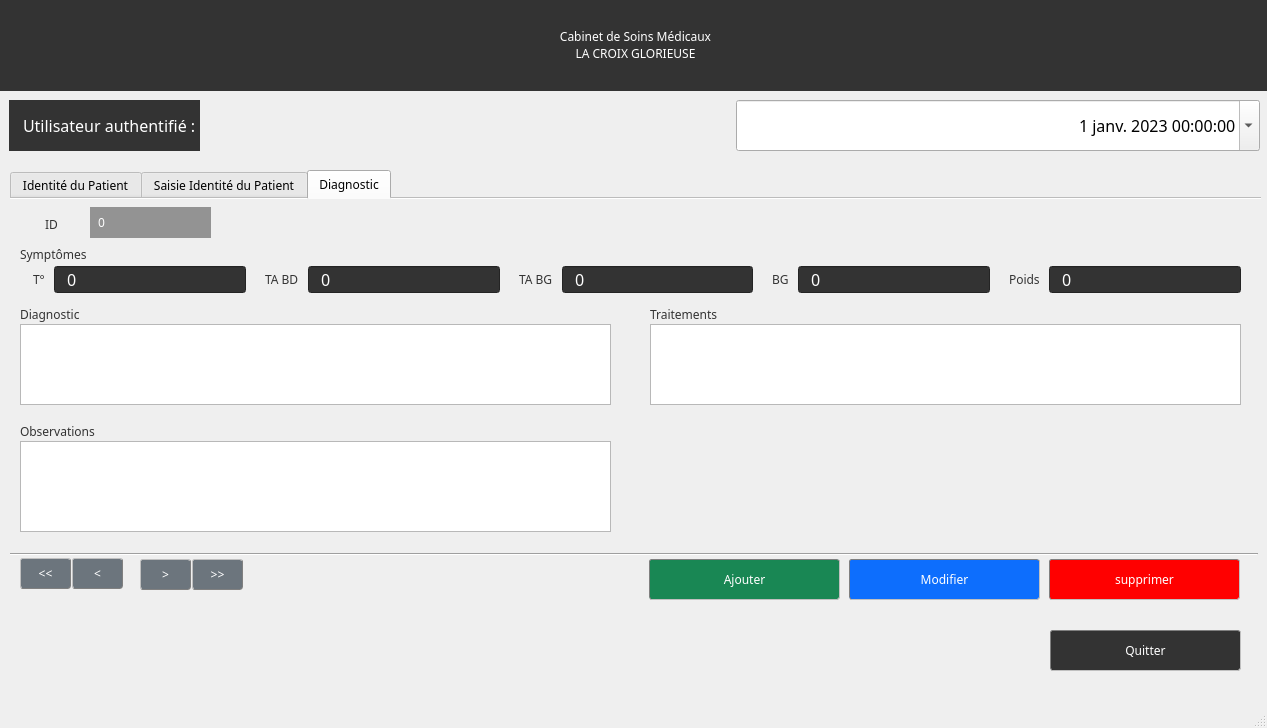
<?xml version="1.0" encoding="UTF-8"?>
<ui version="4.0">
 <class>dashboard_window</class>
 <widget class="QMainWindow" name="dashboard_window">
  <property name="geometry">
   <rect>
    <x>0</x>
    <y>0</y>
    <width>1267</width>
    <height>728</height>
   </rect>
  </property>
  <property name="windowTitle">
   <string>Cabinet de Soins Médicaux la Croix Glorieuse</string>
  </property>
  <property name="styleSheet">
   <string notr="true">*{
	font-family: Century Gothic;
}

QGroupBox{
	background-color:#333;
	color: #fff;
	border-radius: 5px;
	border: 1px solid gray;
	font: 14pt &quot;Montserrat&quot;;
}

QLabel{
	color: white;
}

QToolButton{
	border-radius: 40px;
	background-color:orange;
	border: 5px solid #333;
}
QComboBox{
	background-color: rgb(51, 51, 51);
	font-size: 16px;
	color: white
}

QLineEdit{
	background-color: rgb(51, 51, 51);
	padding-left: 10px;
	font-size: 16px;
	color: white;
}

QSpinBox{
	background-color: rgb(51, 51, 51);
	font-size: 16px;
	color: white;
}

QRadioButton{
	color: rgb(51, 51, 51);
	font-size: 14px;
}</string>
  </property>
  <widget class="QWidget" name="centralwidget">
   <widget class="QLabel" name="header_lbl_2">
    <property name="geometry">
     <rect>
      <x>0</x>
      <y>0</y>
      <width>1271</width>
      <height>91</height>
     </rect>
    </property>
    <property name="styleSheet">
     <string notr="true">background-color: rgb(51, 51, 51);
font: 81 22pt &quot;Montserrat ExtraBold&quot;;</string>
    </property>
    <property name="text">
     <string>&lt;html&gt;&lt;head/&gt;&lt;body&gt;&lt;div align=&quot;center&quot;&gt;Cabinet de Soins Médicaux&lt;/div&gt;&lt;div align=&quot;center&quot;&gt;LA CROIX GLORIEUSE&lt;/div&gt;&lt;/body&gt;&lt;/html&gt;</string>
    </property>
    <property name="alignment">
     <set>Qt::AlignCenter</set>
    </property>
   </widget>
   <widget class="QWidget" name="gridLayoutWidget">
    <property name="geometry">
     <rect>
      <x>10</x>
      <y>170</y>
      <width>1251</width>
      <height>441</height>
     </rect>
    </property>
    <layout class="QGridLayout" name="gridLayout">
     <item row="0" column="0">
      <widget class="QTabWidget" name="tabWidget">
       <property name="sizePolicy">
        <sizepolicy hsizetype="Expanding" vsizetype="Expanding">
         <horstretch>0</horstretch>
         <verstretch>0</verstretch>
        </sizepolicy>
       </property>
       <property name="currentIndex">
        <number>2</number>
       </property>
       <property name="usesScrollButtons">
        <bool>true</bool>
       </property>
       <property name="documentMode">
        <bool>true</bool>
       </property>
       <widget class="QWidget" name="patient_tab">
        <attribute name="title">
         <string>Identité du Patient</string>
        </attribute>
        <widget class="QTableWidget" name="restitute_tbl">
         <property name="geometry">
          <rect>
           <x>10</x>
           <y>60</y>
           <width>1221</width>
           <height>281</height>
          </rect>
         </property>
         <property name="sizePolicy">
          <sizepolicy hsizetype="Expanding" vsizetype="Expanding">
           <horstretch>0</horstretch>
           <verstretch>0</verstretch>
          </sizepolicy>
         </property>
         <property name="autoScrollMargin">
          <number>12</number>
         </property>
         <property name="columnCount">
          <number>16</number>
         </property>
         <attribute name="horizontalHeaderCascadingSectionResizes">
          <bool>true</bool>
         </attribute>
         <attribute name="verticalHeaderCascadingSectionResizes">
          <bool>true</bool>
         </attribute>
         <attribute name="verticalHeaderDefaultSectionSize">
          <number>30</number>
         </attribute>
         <column>
          <property name="text">
           <string>N°</string>
          </property>
         </column>
         <column>
          <property name="text">
           <string>Nom &amp; Prénoms</string>
          </property>
         </column>
         <column>
          <property name="text">
           <string>Profession</string>
          </property>
         </column>
         <column>
          <property name="text">
           <string>Sexe</string>
          </property>
         </column>
         <column>
          <property name="text">
           <string>Age</string>
          </property>
         </column>
         <column>
          <property name="text">
           <string>Commune</string>
          </property>
         </column>
         <column>
          <property name="text">
           <string>Secteur</string>
          </property>
         </column>
         <column>
          <property name="text">
           <string>Téléphone</string>
          </property>
         </column>
         <column>
          <property name="text">
           <string>Zone de résidence (en Km)</string>
          </property>
         </column>
         <column>
          <property name="text">
           <string>T°</string>
          </property>
         </column>
         <column>
          <property name="text">
           <string>TA BD</string>
          </property>
         </column>
         <column>
          <property name="text">
           <string>TA BG</string>
          </property>
         </column>
         <column>
          <property name="text">
           <string>Poids</string>
          </property>
         </column>
         <column>
          <property name="text">
           <string>Diagnostic</string>
          </property>
         </column>
         <column>
          <property name="text">
           <string>Traitements</string>
          </property>
         </column>
         <column>
          <property name="text">
           <string>Observations</string>
          </property>
         </column>
        </widget>
        <widget class="QPushButton" name="refresh_btn">
         <property name="geometry">
          <rect>
           <x>1039</x>
           <y>360</y>
           <width>191</width>
           <height>41</height>
          </rect>
         </property>
         <property name="styleSheet">
          <string notr="true">QPushButton{
	background-color:  rgb(51, 51, 51);
	border-radius: 3px;
	color: white;
	border: 1px inset gray;
	font: 16pt &quot;Century Gothic&quot;;
}

QPushButton:hover{
	background-color: orange;
border-radius: 3px;
	border: 1px inset gray;
	color: black;
	font: 16pt &quot;Century Gothic&quot;;
}</string>
         </property>
         <property name="text">
          <string>Rafraichir</string>
         </property>
        </widget>
        <widget class="QWidget" name="horizontalLayoutWidget_3">
         <property name="geometry">
          <rect>
           <x>11</x>
           <y>10</y>
           <width>1221</width>
           <height>36</height>
          </rect>
         </property>
         <layout class="QHBoxLayout" name="horizontalLayout_3">
          <item>
           <widget class="QLabel" name="search_lbl">
            <property name="styleSheet">
             <string notr="true">font: 14pt &quot;Century Gothic&quot;;
color: rgba(51, 51, 51);</string>
            </property>
            <property name="text">
             <string>Recherche de Noms dans la base de données</string>
            </property>
           </widget>
          </item>
          <item>
           <widget class="QLineEdit" name="search_lineEdit"/>
          </item>
          <item>
           <widget class="QPushButton" name="search_btn">
            <property name="text">
             <string>Search</string>
            </property>
           </widget>
          </item>
         </layout>
        </widget>
       </widget>
       <widget class="QWidget" name="tasaisie_identite_tab">
        <attribute name="title">
         <string>Saisie Identité du Patient</string>
        </attribute>
        <widget class="QLabel" name="id_lbl">
         <property name="geometry">
          <rect>
           <x>22</x>
           <y>10</y>
           <width>51</width>
           <height>31</height>
          </rect>
         </property>
         <property name="styleSheet">
          <string notr="true">font: 12pt &quot;Century Gothic&quot;;
color: rgb(51, 51, 51);
padding-left: 10px;</string>
         </property>
         <property name="text">
          <string>ID</string>
         </property>
        </widget>
        <widget class="QLabel" name="id">
         <property name="geometry">
          <rect>
           <x>80</x>
           <y>8</y>
           <width>121</width>
           <height>31</height>
          </rect>
         </property>
         <property name="styleSheet">
          <string notr="true">background-color: rgb(147, 147, 147);
font: 75 16pt &quot;Century Gothic&quot;;
padding-left:5px;</string>
         </property>
         <property name="text">
          <string>0</string>
         </property>
        </widget>
        <widget class="QWidget" name="gridLayoutWidget_2">
         <property name="geometry">
          <rect>
           <x>10</x>
           <y>50</y>
           <width>1221</width>
           <height>271</height>
          </rect>
         </property>
         <layout class="QGridLayout" name="gridLayout_2">
          <property name="rightMargin">
           <number>15</number>
          </property>
          <item row="1" column="5">
           <widget class="QLabel" name="sector_lbl">
            <property name="styleSheet">
             <string notr="true">font: 12pt &quot;Century Gothic&quot;;
color: rgb(51, 51, 51);
padding-left: 10px;
margin-left: 20px;</string>
            </property>
            <property name="text">
             <string>Secteur</string>
            </property>
           </widget>
          </item>
          <item row="2" column="5">
           <widget class="QLabel" name="phone_lbl">
            <property name="styleSheet">
             <string notr="true">font: 12pt &quot;Century Gothic&quot;;
color: rgb(51, 51, 51);
padding-left: 10px;
margin-left: 20px;</string>
            </property>
            <property name="text">
             <string>Téléphone</string>
            </property>
           </widget>
          </item>
          <item row="0" column="5">
           <widget class="QLabel" name="commune_lbl">
            <property name="styleSheet">
             <string notr="true">font: 12pt &quot;Century Gothic&quot;;
color: rgb(51, 51, 51);
padding-left: 10px;
margin-left: 20px;</string>
            </property>
            <property name="text">
             <string>Commune</string>
            </property>
           </widget>
          </item>
          <item row="1" column="0">
           <widget class="QLabel" name="profession_lbl">
            <property name="styleSheet">
             <string notr="true">font: 12pt &quot;Century Gothic&quot;;
color: rgb(51, 51, 51);
padding-left: 10px;</string>
            </property>
            <property name="text">
             <string>Profession</string>
            </property>
           </widget>
          </item>
          <item row="0" column="1">
           <widget class="QLineEdit" name="name_ledit"/>
          </item>
          <item row="1" column="6">
           <widget class="QSpinBox" name="sector_spinBox"/>
          </item>
          <item row="0" column="6">
           <widget class="QLineEdit" name="commune_ledit"/>
          </item>
          <item row="1" column="1">
           <widget class="QLineEdit" name="profession_ledit"/>
          </item>
          <item row="2" column="0">
           <widget class="QLabel" name="age_lbl">
            <property name="styleSheet">
             <string notr="true">font: 12pt &quot;Century Gothic&quot;;
color: rgb(51, 51, 51);
padding-left: 10px;</string>
            </property>
            <property name="text">
             <string>Age</string>
            </property>
           </widget>
          </item>
          <item row="2" column="1">
           <widget class="QLineEdit" name="age_ledit"/>
          </item>
          <item row="4" column="1">
           <widget class="QRadioButton" name="women_rbtn">
            <property name="text">
             <string>Féminin</string>
            </property>
           </widget>
          </item>
          <item row="4" column="6">
           <widget class="QComboBox" name="zone_comboBox">
            <property name="modelColumn">
             <number>0</number>
            </property>
            <item>
             <property name="text">
              <string>0-4</string>
             </property>
            </item>
            <item>
             <property name="text">
              <string>5-9</string>
             </property>
            </item>
            <item>
             <property name="text">
              <string>10 et plus</string>
             </property>
            </item>
           </widget>
          </item>
          <item row="4" column="0">
           <widget class="QLabel" name="gender_lbl">
            <property name="styleSheet">
             <string notr="true">font: 12pt &quot;Century Gothic&quot;;
color: rgb(51, 51, 51);
padding-left: 10px;</string>
            </property>
            <property name="text">
             <string>Sexe</string>
            </property>
           </widget>
          </item>
          <item row="6" column="1">
           <widget class="QRadioButton" name="man_rbtn">
            <property name="text">
             <string>Masculin</string>
            </property>
           </widget>
          </item>
          <item row="2" column="6">
           <widget class="QLineEdit" name="phone_ledit"/>
          </item>
          <item row="4" column="5">
           <widget class="QLabel" name="zone_lbl">
            <property name="styleSheet">
             <string notr="true">font: 12pt &quot;Century Gothic&quot;;
color: rgb(51, 51, 51);
padding-left: 10px;
margin-left: 20px;</string>
            </property>
            <property name="text">
             <string>&lt;div&gt;Zone de résidence&lt;/div&gt;&lt;div&gt; (en Km)&lt;/div&gt;</string>
            </property>
           </widget>
          </item>
          <item row="0" column="0">
           <widget class="QLabel" name="name_lbl">
            <property name="styleSheet">
             <string notr="true">font: 12pt &quot;Century Gothic&quot;;
color: rgb(51, 51, 51);
padding-left: 10px;</string>
            </property>
            <property name="text">
             <string>Nom &amp; Prénoms</string>
            </property>
           </widget>
          </item>
         </layout>
        </widget>
        <widget class="QPushButton" name="first_btn">
         <property name="geometry">
          <rect>
           <x>10</x>
           <y>359</y>
           <width>51</width>
           <height>31</height>
          </rect>
         </property>
         <property name="styleSheet">
          <string notr="true">QPushButton{
	background-color: rgb(108,117,125);
	border-radius: 3px;
	color: white;
	border: 1px outset gray;
	font: 12pt &quot;Century Gothic&quot;;
}

QPushButton:hover{
	color: orange;
	border-radius: 3px;
	border: 1px outset gray;
	font: 12pt &quot;Century Gothic&quot;;
}</string>
         </property>
         <property name="text">
          <string>&lt;&lt;</string>
         </property>
        </widget>
        <widget class="QPushButton" name="previous_btn">
         <property name="geometry">
          <rect>
           <x>62</x>
           <y>359</y>
           <width>51</width>
           <height>31</height>
          </rect>
         </property>
         <property name="styleSheet">
          <string notr="true">QPushButton{
	background-color: rgb(108,117,125);
	border-radius: 3px;
	color: white;
	border: 1px outset gray;
	font: 12pt &quot;Century Gothic&quot;;
}

QPushButton:hover{
	color: orange;
	border-radius: 3px;
	border: 1px outset gray;
	font: 12pt &quot;Century Gothic&quot;;
}</string>
         </property>
         <property name="text">
          <string>&lt;</string>
         </property>
        </widget>
        <widget class="QPushButton" name="last_btn">
         <property name="geometry">
          <rect>
           <x>182</x>
           <y>360</y>
           <width>51</width>
           <height>31</height>
          </rect>
         </property>
         <property name="styleSheet">
          <string notr="true">QPushButton{
	background-color: rgb(108,117,125);
	border-radius: 3px;
	color: white;
	border: 1px outset gray;
	font: 12pt &quot;Century Gothic&quot;;
}

QPushButton:hover{
	color: orange;
	border-radius: 3px;
	border: 1px outset gray;
	font: 12pt &quot;Century Gothic&quot;;
}</string>
         </property>
         <property name="text">
          <string>&gt;&gt;</string>
         </property>
        </widget>
        <widget class="QPushButton" name="next_btn">
         <property name="geometry">
          <rect>
           <x>130</x>
           <y>360</y>
           <width>51</width>
           <height>31</height>
          </rect>
         </property>
         <property name="styleSheet">
          <string notr="true">QPushButton{
	background-color: rgb(108,117,125);
	border-radius: 3px;
	color: white;
	border: 1px outset gray;
	font: 12pt &quot;Century Gothic&quot;;
}

QPushButton:hover{
	color: orange;
	border-radius: 3px;
	border: 1px outset gray;
	font: 12pt &quot;Century Gothic&quot;;
}</string>
         </property>
         <property name="text">
          <string>&gt;</string>
         </property>
        </widget>
        <widget class="QPushButton" name="add_btn">
         <property name="geometry">
          <rect>
           <x>639</x>
           <y>360</y>
           <width>191</width>
           <height>41</height>
          </rect>
         </property>
         <property name="styleSheet">
          <string notr="true">QPushButton{
	background-color:  rgb(25,135,84);
	border-radius: 3px;
	color: white;
	border: 1px inset gray;
	font: 16pt &quot;Century Gothic&quot;;
}

QPushButton:hover{
	background-color: rgb(13,202,240);
	border-radius: 3px;
	border: 1px inset gray;
	color: black;
	font: 16pt &quot;Century Gothic&quot;;
}</string>
         </property>
         <property name="text">
          <string>Ajouter</string>
         </property>
        </widget>
        <widget class="QPushButton" name="edit_btn">
         <property name="geometry">
          <rect>
           <x>839</x>
           <y>360</y>
           <width>191</width>
           <height>41</height>
          </rect>
         </property>
         <property name="styleSheet">
          <string notr="true">QPushButton{
	background-color: rgb(13,110,253);
	border-radius: 3px;
	color: white;
	border: 1px inset gray;
	font: 16pt &quot;Century Gothic&quot;;
}

QPushButton:hover{
	background-color: rgb(13,202,240);
	border-radius: 3px;
	border: 1px inset gray;
	color: black;
	font: 16pt &quot;Century Gothic&quot;;
}</string>
         </property>
         <property name="text">
          <string>Modifier</string>
         </property>
        </widget>
        <widget class="QPushButton" name="del_btn">
         <property name="geometry">
          <rect>
           <x>1039</x>
           <y>360</y>
           <width>191</width>
           <height>41</height>
          </rect>
         </property>
         <property name="styleSheet">
          <string notr="true">QPushButton{
	background-color:  red;
	border-radius: 3px;
	color: white;
	border: 1px inset gray;
	font: 16pt &quot;Century Gothic&quot;;
}

QPushButton:hover{
	background-color: orange;
	border-radius: 3px;
	border: 1px inset gray;
	color: black;
	font: 16pt &quot;Century Gothic&quot;;
}</string>
         </property>
         <property name="text">
          <string>supprimer</string>
         </property>
        </widget>
        <widget class="Line" name="line">
         <property name="geometry">
          <rect>
           <x>-3</x>
           <y>345</y>
           <width>1251</width>
           <height>20</height>
          </rect>
         </property>
         <property name="orientation">
          <enum>Qt::Horizontal</enum>
         </property>
        </widget>
       </widget>
       <widget class="QWidget" name="saisie_diagnostic_tab">
        <attribute name="title">
         <string>Diagnostic</string>
        </attribute>
        <widget class="QLabel" name="symptom_lbl">
         <property name="geometry">
          <rect>
           <x>10</x>
           <y>45</y>
           <width>161</width>
           <height>21</height>
          </rect>
         </property>
         <property name="styleSheet">
          <string notr="true">font: 12pt &quot;Century Gothic&quot;;
color: rgb(51, 51, 51);</string>
         </property>
         <property name="text">
          <string>Symptômes</string>
         </property>
        </widget>
        <widget class="QWidget" name="horizontalLayoutWidget_2">
         <property name="geometry">
          <rect>
           <x>10</x>
           <y>65</y>
           <width>1221</width>
           <height>31</height>
          </rect>
         </property>
         <layout class="QHBoxLayout" name="horizontalLayout_2">
          <item>
           <widget class="QLabel" name="temp_lbl">
            <property name="styleSheet">
             <string notr="true">font: 12pt &quot;Century Gothic&quot;;
color: rgb(51, 51, 51);
padding-left: 10px;</string>
            </property>
            <property name="text">
             <string>T°</string>
            </property>
           </widget>
          </item>
          <item>
           <widget class="QLineEdit" name="temp_ledit">
            <property name="styleSheet">
             <string notr="true"/>
            </property>
            <property name="inputMask">
             <string/>
            </property>
            <property name="text">
             <string>0</string>
            </property>
           </widget>
          </item>
          <item>
           <widget class="QLabel" name="tabd_lbl">
            <property name="styleSheet">
             <string notr="true">font: 12pt &quot;Century Gothic&quot;;
color: rgb(51, 51, 51);
padding-left: 10px;</string>
            </property>
            <property name="text">
             <string>TA BD</string>
            </property>
           </widget>
          </item>
          <item>
           <widget class="QLineEdit" name="tabd_ledit">
            <property name="styleSheet">
             <string notr="true"/>
            </property>
            <property name="inputMask">
             <string/>
            </property>
            <property name="text">
             <string>0</string>
            </property>
           </widget>
          </item>
          <item>
           <widget class="QLabel" name="tabg_lbl">
            <property name="styleSheet">
             <string notr="true">font: 12pt &quot;Century Gothic&quot;;
color: rgb(51, 51, 51);
padding-left: 10px;</string>
            </property>
            <property name="text">
             <string>TA BG</string>
            </property>
           </widget>
          </item>
          <item>
           <widget class="QLineEdit" name="tabg_ledit">
            <property name="styleSheet">
             <string notr="true"/>
            </property>
            <property name="inputMask">
             <string/>
            </property>
            <property name="text">
             <string>0</string>
            </property>
           </widget>
          </item>
          <item>
           <widget class="QLabel" name="bg_lbl">
            <property name="styleSheet">
             <string notr="true">font: 12pt &quot;Century Gothic&quot;;
color: rgb(51, 51, 51);
padding-left: 10px;</string>
            </property>
            <property name="text">
             <string>BG</string>
            </property>
           </widget>
          </item>
          <item>
           <widget class="QLineEdit" name="bg_ledit">
            <property name="styleSheet">
             <string notr="true"/>
            </property>
            <property name="inputMask">
             <string/>
            </property>
            <property name="text">
             <string>0</string>
            </property>
           </widget>
          </item>
          <item>
           <widget class="QLabel" name="weight_lbl">
            <property name="styleSheet">
             <string notr="true">font: 12pt &quot;Century Gothic&quot;;
color: rgb(51, 51, 51);
padding-left: 10px;</string>
            </property>
            <property name="text">
             <string>Poids</string>
            </property>
           </widget>
          </item>
          <item>
           <widget class="QLineEdit" name="weight_ledit">
            <property name="styleSheet">
             <string notr="true"/>
            </property>
            <property name="inputMask">
             <string/>
            </property>
            <property name="text">
             <string>0</string>
            </property>
           </widget>
          </item>
         </layout>
        </widget>
        <widget class="QLabel" name="diagnostic_lbl">
         <property name="geometry">
          <rect>
           <x>10</x>
           <y>105</y>
           <width>161</width>
           <height>21</height>
          </rect>
         </property>
         <property name="styleSheet">
          <string notr="true">font: 12pt &quot;Century Gothic&quot;;
color: rgb(51, 51, 51);</string>
         </property>
         <property name="text">
          <string>Diagnostic</string>
         </property>
        </widget>
        <widget class="QTextEdit" name="diagnostic_textEdit">
         <property name="geometry">
          <rect>
           <x>10</x>
           <y>125</y>
           <width>591</width>
           <height>81</height>
          </rect>
         </property>
        </widget>
        <widget class="QLabel" name="treatments_lbl">
         <property name="geometry">
          <rect>
           <x>640</x>
           <y>105</y>
           <width>161</width>
           <height>21</height>
          </rect>
         </property>
         <property name="styleSheet">
          <string notr="true">font: 12pt &quot;Century Gothic&quot;;
color: rgb(51, 51, 51);</string>
         </property>
         <property name="text">
          <string>Traitements</string>
         </property>
        </widget>
        <widget class="QTextEdit" name="observations_textEdit">
         <property name="geometry">
          <rect>
           <x>10</x>
           <y>242</y>
           <width>591</width>
           <height>91</height>
          </rect>
         </property>
        </widget>
        <widget class="QLabel" name="observeations_lbl">
         <property name="geometry">
          <rect>
           <x>10</x>
           <y>222</y>
           <width>161</width>
           <height>21</height>
          </rect>
         </property>
         <property name="styleSheet">
          <string notr="true">font: 12pt &quot;Century Gothic&quot;;
color: rgb(51, 51, 51);</string>
         </property>
         <property name="text">
          <string>Observations</string>
         </property>
        </widget>
        <widget class="QLabel" name="id_2">
         <property name="geometry">
          <rect>
           <x>80</x>
           <y>8</y>
           <width>121</width>
           <height>31</height>
          </rect>
         </property>
         <property name="styleSheet">
          <string notr="true">background-color: rgb(147, 147, 147);
font: 75 16pt &quot;Century Gothic&quot;;
padding-left:5px;</string>
         </property>
         <property name="text">
          <string>0</string>
         </property>
        </widget>
        <widget class="QLabel" name="id_lbl_2">
         <property name="geometry">
          <rect>
           <x>22</x>
           <y>10</y>
           <width>51</width>
           <height>31</height>
          </rect>
         </property>
         <property name="styleSheet">
          <string notr="true">font: 12pt &quot;Century Gothic&quot;;
color: rgb(51, 51, 51);
padding-left: 10px;</string>
         </property>
         <property name="text">
          <string>ID</string>
         </property>
        </widget>
        <widget class="QPushButton" name="previous_bt_2">
         <property name="geometry">
          <rect>
           <x>62</x>
           <y>359</y>
           <width>51</width>
           <height>31</height>
          </rect>
         </property>
         <property name="styleSheet">
          <string notr="true">QPushButton{
	background-color: rgb(108,117,125);
	border-radius: 3px;
	color: white;
	border: 1px outset gray;
	font: 12pt &quot;Century Gothic&quot;;
}

QPushButton:hover{
	color: orange;
	border-radius: 3px;
	border: 1px outset gray;
	font: 12pt &quot;Century Gothic&quot;;
}</string>
         </property>
         <property name="text">
          <string>&lt;</string>
         </property>
        </widget>
        <widget class="QPushButton" name="first_btn_2">
         <property name="geometry">
          <rect>
           <x>10</x>
           <y>359</y>
           <width>51</width>
           <height>31</height>
          </rect>
         </property>
         <property name="styleSheet">
          <string notr="true">QPushButton{
	background-color: rgb(108,117,125);
	border-radius: 3px;
	color: white;
	border: 1px outset gray;
	font: 12pt &quot;Century Gothic&quot;;
}

QPushButton:hover{
	color: orange;
	border-radius: 3px;
	border: 1px outset gray;
	font: 12pt &quot;Century Gothic&quot;;
}</string>
         </property>
         <property name="text">
          <string>&lt;&lt;</string>
         </property>
        </widget>
        <widget class="QPushButton" name="last_btn_2">
         <property name="geometry">
          <rect>
           <x>182</x>
           <y>360</y>
           <width>51</width>
           <height>31</height>
          </rect>
         </property>
         <property name="styleSheet">
          <string notr="true">QPushButton{
	background-color: rgb(108,117,125);
	border-radius: 3px;
	color: white;
	border: 1px outset gray;
	font: 12pt &quot;Century Gothic&quot;;
}

QPushButton:hover{
	color: orange;
	border-radius: 3px;
	border: 1px outset gray;
	font: 12pt &quot;Century Gothic&quot;;
}</string>
         </property>
         <property name="text">
          <string>&gt;&gt;</string>
         </property>
        </widget>
        <widget class="QPushButton" name="next_btn_2">
         <property name="geometry">
          <rect>
           <x>130</x>
           <y>360</y>
           <width>51</width>
           <height>31</height>
          </rect>
         </property>
         <property name="styleSheet">
          <string notr="true">QPushButton{
	background-color: rgb(108,117,125);
	border-radius: 3px;
	color: white;
	border: 1px outset gray;
	font: 12pt &quot;Century Gothic&quot;;
}

QPushButton:hover{
	color: orange;
	border-radius: 3px;
	border: 1px outset gray;
	font: 12pt &quot;Century Gothic&quot;;
}</string>
         </property>
         <property name="text">
          <string>&gt;</string>
         </property>
        </widget>
        <widget class="Line" name="line_2">
         <property name="geometry">
          <rect>
           <x>-3</x>
           <y>345</y>
           <width>1251</width>
           <height>20</height>
          </rect>
         </property>
         <property name="orientation">
          <enum>Qt::Horizontal</enum>
         </property>
        </widget>
        <widget class="QPushButton" name="add_btn_2">
         <property name="geometry">
          <rect>
           <x>639</x>
           <y>360</y>
           <width>191</width>
           <height>41</height>
          </rect>
         </property>
         <property name="styleSheet">
          <string notr="true">QPushButton{
	background-color:  rgb(25,135,84);
	border-radius: 3px;
	color: white;
	border: 1px inset gray;
	font: 16pt &quot;Century Gothic&quot;;
}

QPushButton:hover{
	background-color: rgb(13,202,240);
	border-radius: 3px;
	border: 1px inset gray;
	color: black;
	font: 16pt &quot;Century Gothic&quot;;
}</string>
         </property>
         <property name="text">
          <string>Ajouter</string>
         </property>
        </widget>
        <widget class="QPushButton" name="edit_btn_2">
         <property name="geometry">
          <rect>
           <x>839</x>
           <y>360</y>
           <width>191</width>
           <height>41</height>
          </rect>
         </property>
         <property name="styleSheet">
          <string notr="true">QPushButton{
	background-color: rgb(13,110,253);
	border-radius: 3px;
	color: white;
	border: 1px inset gray;
	font: 16pt &quot;Century Gothic&quot;;
}

QPushButton:hover{
	background-color: rgb(13,202,240);
	border-radius: 3px;
	border: 1px inset gray;
	color: black;
	font: 16pt &quot;Century Gothic&quot;;
}</string>
         </property>
         <property name="text">
          <string>Modifier</string>
         </property>
        </widget>
        <widget class="QPushButton" name="del_btn_2">
         <property name="geometry">
          <rect>
           <x>1039</x>
           <y>360</y>
           <width>191</width>
           <height>41</height>
          </rect>
         </property>
         <property name="styleSheet">
          <string notr="true">QPushButton{
	background-color:  red;
	border-radius: 3px;
	color: white;
	border: 1px inset gray;
	font: 16pt &quot;Century Gothic&quot;;
}

QPushButton:hover{
	background-color: orange;
	border-radius: 3px;
	border: 1px inset gray;
	color: black;
	font: 16pt &quot;Century Gothic&quot;;
}</string>
         </property>
         <property name="text">
          <string>supprimer</string>
         </property>
        </widget>
        <widget class="QTextEdit" name="treatments_textEdit">
         <property name="geometry">
          <rect>
           <x>640</x>
           <y>125</y>
           <width>591</width>
           <height>81</height>
          </rect>
         </property>
        </widget>
       </widget>
      </widget>
     </item>
    </layout>
   </widget>
   <widget class="QWidget" name="horizontalLayoutWidget">
    <property name="geometry">
     <rect>
      <x>9</x>
      <y>100</y>
      <width>1251</width>
      <height>51</height>
     </rect>
    </property>
    <layout class="QHBoxLayout" name="horizontalLayout">
     <item>
      <widget class="QLabel" name="user_auth_lbl">
       <property name="sizePolicy">
        <sizepolicy hsizetype="Fixed" vsizetype="Preferred">
         <horstretch>0</horstretch>
         <verstretch>0</verstretch>
        </sizepolicy>
       </property>
       <property name="styleSheet">
        <string notr="true">background-color: rgb(51, 51, 51);
padding-left: 10px;
font-size: 16px;</string>
       </property>
       <property name="text">
        <string>Utilisateur authentifié :</string>
       </property>
      </widget>
     </item>
     <item>
      <widget class="QLabel" name="name_user_auth_lbl">
       <property name="sizePolicy">
        <sizepolicy hsizetype="Preferred" vsizetype="Preferred">
         <horstretch>0</horstretch>
         <verstretch>0</verstretch>
        </sizepolicy>
       </property>
       <property name="styleSheet">
        <string notr="true">font-size: 16px;
color: rgb(51, 51, 51);
</string>
       </property>
       <property name="text">
        <string/>
       </property>
      </widget>
     </item>
     <item>
      <widget class="QDateTimeEdit" name="dateTimeEdit">
       <property name="sizePolicy">
        <sizepolicy hsizetype="Minimum" vsizetype="Minimum">
         <horstretch>0</horstretch>
         <verstretch>0</verstretch>
        </sizepolicy>
       </property>
       <property name="minimumSize">
        <size>
         <width>0</width>
         <height>0</height>
        </size>
       </property>
       <property name="maximumSize">
        <size>
         <width>16777215</width>
         <height>16777215</height>
        </size>
       </property>
       <property name="baseSize">
        <size>
         <width>0</width>
         <height>0</height>
        </size>
       </property>
       <property name="font">
        <font>
         <family>Century Gothic</family>
         <pointsize>12</pointsize>
         <weight>50</weight>
         <bold>false</bold>
        </font>
       </property>
       <property name="autoFillBackground">
        <bool>false</bool>
       </property>
       <property name="locale">
        <locale language="French" country="BurkinaFaso"/>
       </property>
       <property name="inputMethodHints">
        <set>Qt::ImhPreferNumbers</set>
       </property>
       <property name="alignment">
        <set>Qt::AlignRight|Qt::AlignTrailing|Qt::AlignVCenter</set>
       </property>
       <property name="readOnly">
        <bool>false</bool>
       </property>
       <property name="date">
        <date>
         <year>2023</year>
         <month>1</month>
         <day>1</day>
        </date>
       </property>
       <property name="calendarPopup">
        <bool>true</bool>
       </property>
      </widget>
     </item>
    </layout>
   </widget>
   <widget class="QPushButton" name="quit_btn">
    <property name="geometry">
     <rect>
      <x>1050</x>
      <y>630</y>
      <width>191</width>
      <height>41</height>
     </rect>
    </property>
    <property name="styleSheet">
     <string notr="true">QPushButton{
	background-color:  rgb(51, 51, 51);
	border-radius: 3px;
	color: white;
	border: 1px inset gray;
	font: 16pt &quot;Century Gothic&quot;;
}

QPushButton:hover{
	background-color: orange;
border-radius: 3px;
	border: 1px inset gray;
	color: black;
	font: 16pt &quot;Century Gothic&quot;;
}</string>
    </property>
    <property name="text">
     <string>Quitter</string>
    </property>
   </widget>
  </widget>
  <widget class="QMenuBar" name="menubar">
   <property name="geometry">
    <rect>
     <x>0</x>
     <y>0</y>
     <width>1267</width>
     <height>23</height>
    </rect>
   </property>
  </widget>
  <widget class="QStatusBar" name="statusbar"/>
 </widget>
 <resources/>
 <connections/>
</ui>
